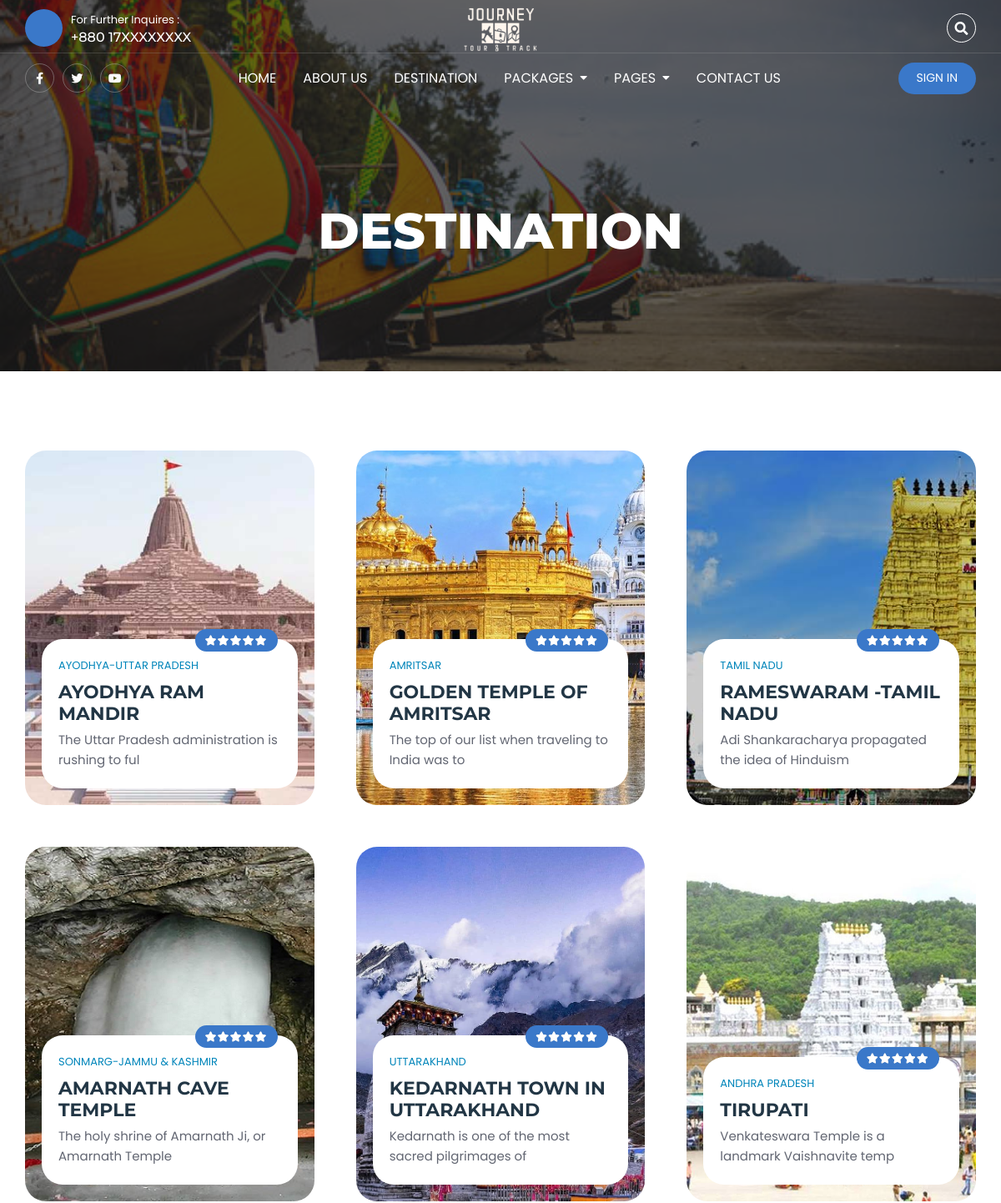
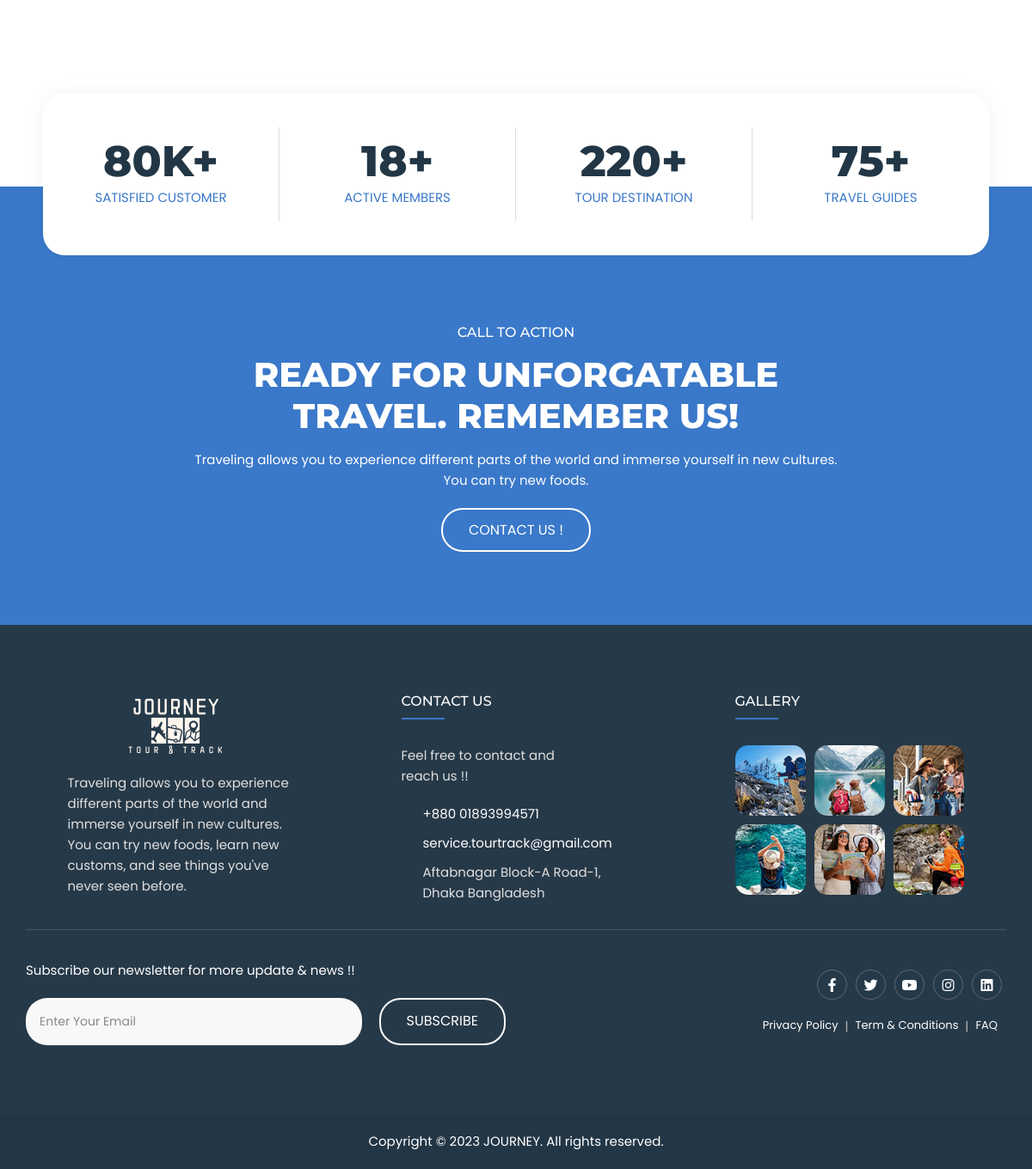
Page /destination.php on the committed database (2 pictures, top to bottom).
### tables this page shows
CREATE TABLE `tbldestination` (
  `DestinationId` int(11) NOT NULL,
  `DestinationName` varchar(200) DEFAULT NULL,
  `DestinationLocation` varchar(100) DEFAULT NULL,
  `DestinationDetails` mediumtext DEFAULT NULL,
  `DestinationImage` varchar(100) DEFAULT NULL,
  `Creationdate` timestamp NULL DEFAULT current_timestamp(),
  `UpdationDate` timestamp NULL DEFAULT NULL ON UPDATE current_timestamp()
);

### destination.php (the view, shortened to what this page needs)
<!doctype html>
<html lang="en">
<?php include 'include/header.php'; ?>
<body class="home">
   <div id="page" class="page">
      <?php include 'include/navbar.php'; ?>
      <main id="content" class="site-main">
         <section class="destination-inner-page">
            <div class="inner-banner-wrap">
               <div class="inner-baner-container" style="background-image: url(assets/images/cox.jpg);">
                  <div class="container">
                     <div class="inner-banner-content">
                        <h1 class="page-title">Destination</h1>
                     </div>
                  </div>
               </div>
            </div>
            <div class="destination-item-wrap">
               <div class="container">
                  <div class="row gx-5">
                     <?php $sql = "SELECT * from tbldestination";
                     $query = $dbh->prepare($sql);
                     $query->execute();
                     $results = $query->fetchAll(PDO::FETCH_OBJ);
                     if ($query->rowCount() > 0) {
                        foreach ($results as $result) {
                     ?>
                           <div class="col-lg-4 col-md-6">
                              <article class="destination-item" style="background-image: url(admin/destinationimages/<?php echo htmlentities($result->DestinationImage); ?>);">
                                 <div class="destination-content">
                                    <div class="rating-start-wrap">
                                       <div class="rating-start">
                                          <span style="width: 100%"></span>
                                       </div>
                                    </div>
                                    <span class="cat-link">
                                       <a href="destination.php?pkgid=<?php echo htmlentities($result->DestinationId); ?>">
                                          <?php echo htmlentities($result->DestinationLocation); ?></a>
                                    </span>
                                    <h3>
                                       <a href="popular-destination-details.php?pkgid=<?php echo htmlentities($result->DestinationId); ?>">
                                          <?php echo htmlentities($result->DestinationName); ?></a>
                                    </h3>
                                    <p> <?php echo substr($result->DestinationDetails, 0, 50); ?></p>
                                 </div>
                              </article>
                           </div>
                     <?php }
                     } ?>
                  </div>
               </div>
            </div>
            <div class="inner-counter">
               <div class="container">
                  <div class="counter-wrap">
                     <div class="counter-item">
                        <span class="counter-no">
                           <span class="counter">80</span>K+
                        </span>
                        <span class="counter-desc">
                           SATISFIED CUSTOMER
                        </span>
                     </div>
                     <div class="counter-item">
                        <span class="counter-no">
                           <span class="counter">18</span>+
                        </span>
                        <span class="counter-desc">
                           ACTIVE MEMBERS
                        </span>
                     </div>
                     <div class="counter-item">
                        <span class="counter-no">
                           <span class="counter">220</span>+
                        </span>
                        <span class="counter-desc">
                           TOUR DESTINATION
                        </span>
                     </div>
                     <div class="counter-item">
                        <span class="counter-no">
                           <span class="counter">75</span>+
                        </span>
                        <span class="counter-desc">
                           TRAVEL GUIDES
                        </span>
                     </div>
                  </div>
               </div>
            </div>
            <div class="bg-color-callback primary-bg">
               <div class="container">
                  <div class="row align-items-center">
                     <div class="col-lg-8 offset-lg-2 text-center">
                        <h5 class="sub-title">CALL TO ACTION</h5>
                        <h2 class="section-title">READY FOR UNFORGATABLE TRAVEL. REMEMBER US!</h2>
                        <p>Traveling allows you to experience different parts of the world and immerse yourself in new cultures. You can try new foods.</p>
                        <a href="contact.php" class="outline-btn outline-btn-white">Contact Us !</a>
                     </div>
                  </div>
               </div>
            </div>
         </section>
      </main>
      <?php include 'include/footer.php'; ?>
   </div>
</body>
</html>

### rows in the picture
tbldestination: DestinationImage (picture), DestinationLocation "AYODHYA-UTTAR PRADESH", DestinationName "AYODHYA RAM MANDIR", DestinationDetails "The Uttar Pradesh administration is rushing to ful"
tbldestination: DestinationImage (picture), DestinationLocation "AMRITSAR", DestinationName "GOLDEN TEMPLE OF AMRITSAR", DestinationDetails "The top of our list when traveling to India was to"
tbldestination: DestinationImage (picture), DestinationLocation "TAMIL NADU", DestinationName "RAMESWARAM -TAMIL NADU", DestinationDetails "Adi Shankaracharya propagated the idea of Hinduism"
tbldestination: DestinationImage (picture), DestinationLocation "SONMARG-JAMMU & KASHMIR", DestinationName "AMARNATH CAVE TEMPLE", DestinationDetails "The holy shrine of Amarnath Ji, or Amarnath Temple"
tbldestination: DestinationImage (picture), DestinationLocation "UTTARAKHAND", DestinationName "KEDARNATH TOWN IN UTTARAKHAND", DestinationDetails "Kedarnath is one of the most sacred pilgrimages of"
tbldestination: DestinationImage (picture), DestinationLocation "ANDHRA PRADESH", DestinationName "TIRUPATI", DestinationDetails "Venkateswara Temple is a landmark Vaishnavite temp"
